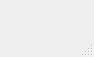
<?xml version="1.0" encoding="UTF-8"?>
<ui version="4.0">
 <class>v2rayLauncherClass</class>
 <widget class="QMainWindow" name="v2rayLauncherClass">
  <property name="enabled">
   <bool>true</bool>
  </property>
  <property name="geometry">
   <rect>
    <x>0</x>
    <y>0</y>
    <width>94</width>
    <height>57</height>
   </rect>
  </property>
  <property name="windowTitle">
   <string>v2rayLauncher</string>
  </property>
  <property name="animated">
   <bool>false</bool>
  </property>
  <widget class="QWidget" name="centralWidget"/>
  <widget class="QMenuBar" name="menuBar">
   <property name="geometry">
    <rect>
     <x>0</x>
     <y>0</y>
     <width>94</width>
     <height>21</height>
    </rect>
   </property>
  </widget>
  <widget class="QStatusBar" name="statusBar"/>
 </widget>
 <layoutdefault spacing="6" margin="11"/>
 <resources>
  <include location="v2rayLauncher.qrc"/>
 </resources>
 <connections/>
</ui>
